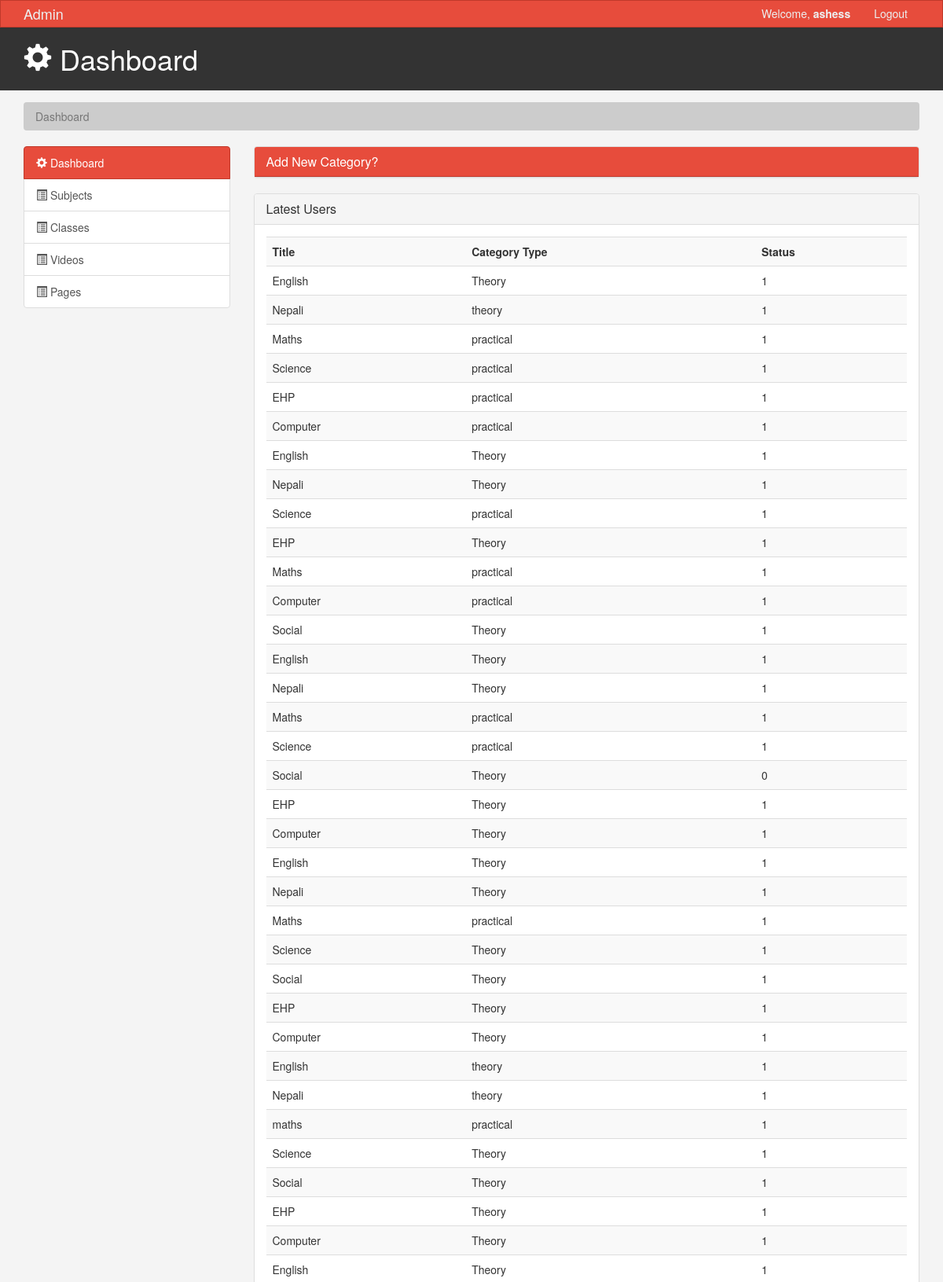
Page /TTED/admin/pageinfo.php (signed in, upper part) on the committed database.
### tables this page shows
CREATE TABLE IF NOT EXISTS `category` (
  `id` int(11) NOT NULL AUTO_INCREMENT,
  `title` varchar(255) NOT NULL,
  `classid` int(11) NOT NULL,
  `category` text NOT NULL,
  `description` text NOT NULL,
  `status` int(11) NOT NULL,
  PRIMARY KEY (`id`)
);

### TTED/admin/pageinfo.php (the view)
<?php
include('inc/header.php');
?>
    <section id="main">
      <div class="container">
        <div class="row">
          <?php
include('inc/sidebar.php');
?>
          <div class="col-md-9">
            <div class="panel panel-default">
              <div class="panel-heading main-color-bg">
                <h3 class="panel-title"><a href="category_add.php">Add New Category?</a></h3>
              </div>
              </div>
<?php
  $user_check_query = "SELECT * FROM category";
$result = $db->query($user_check_query);
?>
              <div class="panel panel-default">
                <div class="panel-heading">
                  <h3 class="panel-title">Latest Users</h3>
                </div>
                <div class="panel-body">
                  <table class="table table-striped table-hover">
                      <tr>
                        <th>Title</th>
                        <th>Category Type</th>
                        <th>Status</th>
                      </tr>
                     <?php if ($result->num_rows > 0) {
while($row = $result->fetch_assoc()) {
  ?>
                      <tr>
                        <td><?php echo $row['title']; ?></td>
                        <td><?php echo $row['category']; ?></td>
                        <td><?php echo $row['status']; ?></td>
                      </tr>
                <?php }}?>
                    </table>
                </div>
              </div>
          </div>
        </div>
      </div>
    </section>
   <?php
include('inc/footer.php')
   ?>

### TTED/admin/css/style.css (style rules this page uses)
body { background:#f4f4f4; }
.main-color-bg { background-color: #e74c3c !important; border-color: #c0392b !important; color:#ffffff !important; }

### rows in the picture
category: title "English", category "Theory", status "1"
category: title "Nepali", category "theory", status "1"
category: title "Maths", category "practical", status "1"
category: title "Science", category "practical", status "1"
category: title "EHP", category "practical", status "1"
category: title "Computer", category "practical", status "1"
category: title "English", category "Theory", status "1"
category: title "Nepali", category "Theory", status "1"
category: title "Science", category "practical", status "1"
category: title "EHP", category "Theory", status "1"
category: title "Maths", category "practical", status "1"
category: title "Computer", category "practical", status "1"
category: title "Social", category "Theory", status "1"
category: title "English", category "Theory", status "1"
category: title "Nepali", category "Theory", status "1"
category: title "Maths", category "practical", status "1"
category: title "Science", category "practical", status "1"
category: title "Social", category "Theory", status "0"
category: title "EHP", category "Theory", status "1"
category: title "Computer", category "Theory", status "1"
category: title "English", category "Theory", status "1"
category: title "Nepali", category "Theory", status "1"
category: title "Maths", category "practical", status "1"
category: title "Science", category "Theory", status "1"
category: title "Social", category "Theory", status "1"
category: title "EHP", category "Theory", status "1"
category: title "Computer", category "Theory", status "1"
category: title "English", category "theory", status "1"
category: title "Nepali", category "theory", status "1"
category: title "maths", category "practical", status "1"
category: title "Science", category "Theory", status "1"
category: title "Social", category "Theory", status "1"
category: title "EHP", category "Theory", status "1"
category: title "Computer", category "Theory", status "1"
category: title "English", category "Theory", status "1"

### other values in the picture
$_SESSION['username'] "ashess"
